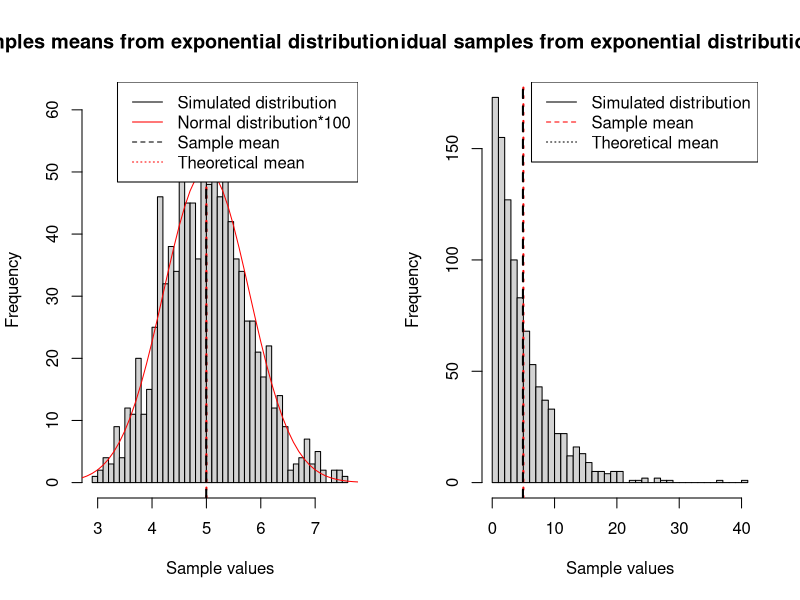

Recreate this plot in R.
n <- 40 # number of samples
l <- 0.2 # characteristic parameter
nsim <- 1000 # number of simulations

data <- matrix(rexp(n*nsim,l), nsim) # sample n*nsim exponentials
means <- apply(data,1,mean) # calculate the mean of each row

meanth1 <- 1/l # theoretical value of the mean for 1 sample
sigmath1 <- 1/l # theoretical value of standard deviation for 1 sample
meanexp1 <- mean(data[,1])
sigmaexp1 <- sd(data[,1])

sigmath40 <- sigmath1/sqrt(n) # theoretical value of the standard deviation for n samples
meanth40 <- meanth1 # theoretical value of the mean for n samples
meanexp40 <- mean(means) # simulated mean for n samples
sigmaexp40 <- sd(means) # simulated standard deviation for n samples

# Show values
round(c(meanth1,sigmath1,meanexp1,sigmaexp1),2)
round(c(meanth40,sigmath40,meanexp40,sigmaexp40),2)

# Create plot
png("Means.png", width = 900, height = 480)
par(mfrow = c(1,2))
hist(means, breaks = 40, main = "Samples means from exponential distribution (n = 40)", xlab = "Sample values")
points(x = seq(2,8,0.1), y = 100 * dnorm(seq(2,8,0.1), mean = meanth40, sd = sigmath40), type = "l", col = "red")
abline(v = meanth40, col = "red", lwd = 2, lty = 3)
abline(v = meanexp40, col = "black", lwd = 2, lty = 2)
legend("topright", lty = c(1,1,2,3), col=c("black","red","black","red"), legend=c("Simulated distribution", "Normal distribution*100", "Sample mean", "Theoretical mean"))
hist(data[,1], breaks = 40, main = "Individual samples from exponential distribution (n = 1)", xlab = "Sample values")
abline(v = meanth1, col = "red", lwd = 2, lty = 3)
abline(v = meanexp1, col = "black", lwd = 2, lty = 2)
legend("topright", lty = c(1,2,3), col=c("black","red","black"), legend=c("Simulated distribution", "Sample mean", "Theoretical mean"))
dev.off()

#hist((means-meanth1)^2, breaks = 100, main = "Varience of means of 40 samples from the exponential distribution", xlab = "Varience of 40 samples from the explonential distribution", xlim = c(0,3))
#abline(v = sigmath40^2, col = "red", lwd = 2, lty = 2)
#abline(v = sexpsigmaexp40^2, col = "black", lwd = 2, lty = 2)
#legend("topright", lty = c(1,2,2), col=c("black","black","red"), legend=c("Simulated distribution", "Sample varience Mean", "Theoretical varience mean"))
